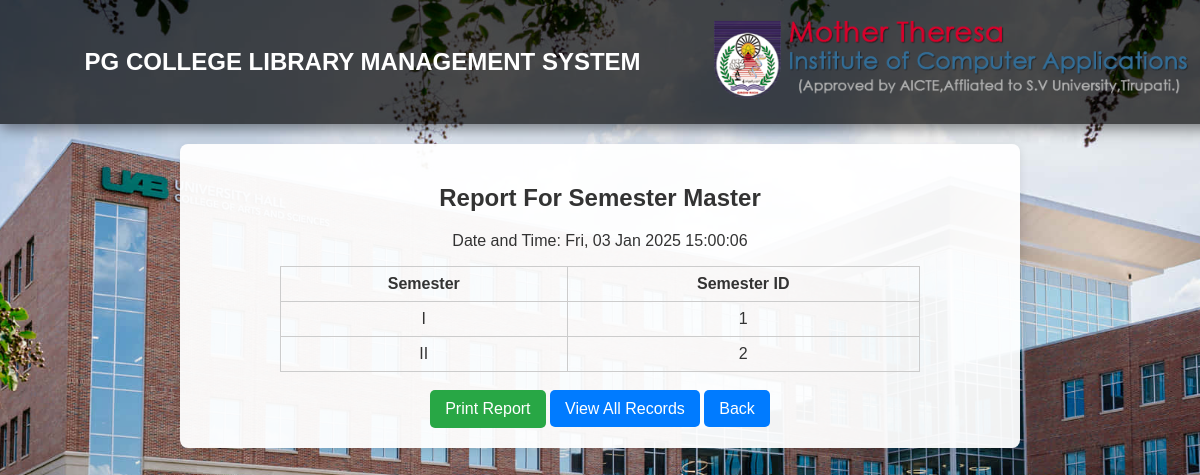
The page /semester/report/ on the database its author committed.
### app1/models.py (models this page shows, shortened)
class SemesterMaster(models.Model):
    semester = models.CharField(max_length=15, choices=SEM_CHOICES, default=" ", blank=True)
    semesterId = models.CharField(max_length=6, validators=[integer_validator])

### app1/views.py (the view)
# urls.py: path('semester/report/', views.semester_report, name='semester_report'),  # For all semesters
def semester_report(request, pk=None):
    current_time = timezone.now()
    if pk:
        semester = get_object_or_404(SemesterMaster, pk=pk)
        semesters = [semester]  # Create a list with a single item for display
        report_title = f"Report for Semester {semester.semester}"
    else:
        semesters = SemesterMaster.objects.all()
        report_title = "Report for All Semesters"
    return render(request, 'semester_report.html', {
        'semesters': semesters,
        'report_title': report_title,
        'current_time': current_time,
    })

### app1/templates/semester_report.html
{% extends "home2.html" %}
{% block content %}
<div style="text-align: center; background-color: rgba(255, 255, 255, 0.95); padding: 20px; border-radius: 8px; box-shadow: 0 2px 10px rgba(0, 0, 0, 0.1); margin: auto; max-width: 800px;">
    <h2>Report For Semester Master</h2>
    <p>Date and Time: {{ current_time|date:"D, d M Y H:i:s" }}</p>
    <table style="margin: auto; border-collapse: collapse; width: 80%;">
        <thead>
            <tr>
                <th style="border: 1px solid #ccc; padding: 8px;">Semester</th>
                <th style="border: 1px solid #ccc; padding: 8px;">Semester ID</th>
            </tr>
        </thead>
        <tbody>
            {% for semester in semesters %}
            <tr>
                <td style="border: 1px solid #ccc; padding: 8px;">{{ semester.semester }}</td>
                <td style="border: 1px solid #ccc; padding: 8px;">{{ semester.semesterId }}</td>
            </tr>
            {% empty %}
            <tr>
                <td colspan="2" style="border: 1px solid #ccc; padding: 8px; text-align: center;">No records found.</td>
            </tr>
            {% endfor %}
        </tbody>
    </table>
    <br>
    <button onclick="window.print();" class="b" style="padding: 10px 15px; background-color: #28a745;font-size:16px; color: white; border-radius: 5px; border: none;">Print Report</button>
    <a href="{% url 'semester_report' %}" class="b" style="padding: 10px 15px; background-color: #007bff; color: white; border-radius: 5px; text-decoration: none;">View All Records</a>
    <a href="{% url 'home' %}"  class="b" style="padding: 10px 15px; background-color: #007bff; color: white; border-radius: 5px; text-decoration: none;">Back</a>
</div>
{% endblock %}

### rows shown on the page
SemesterMaster: semester "I", semesterId "1"
SemesterMaster: semester "II", semesterId "2"
